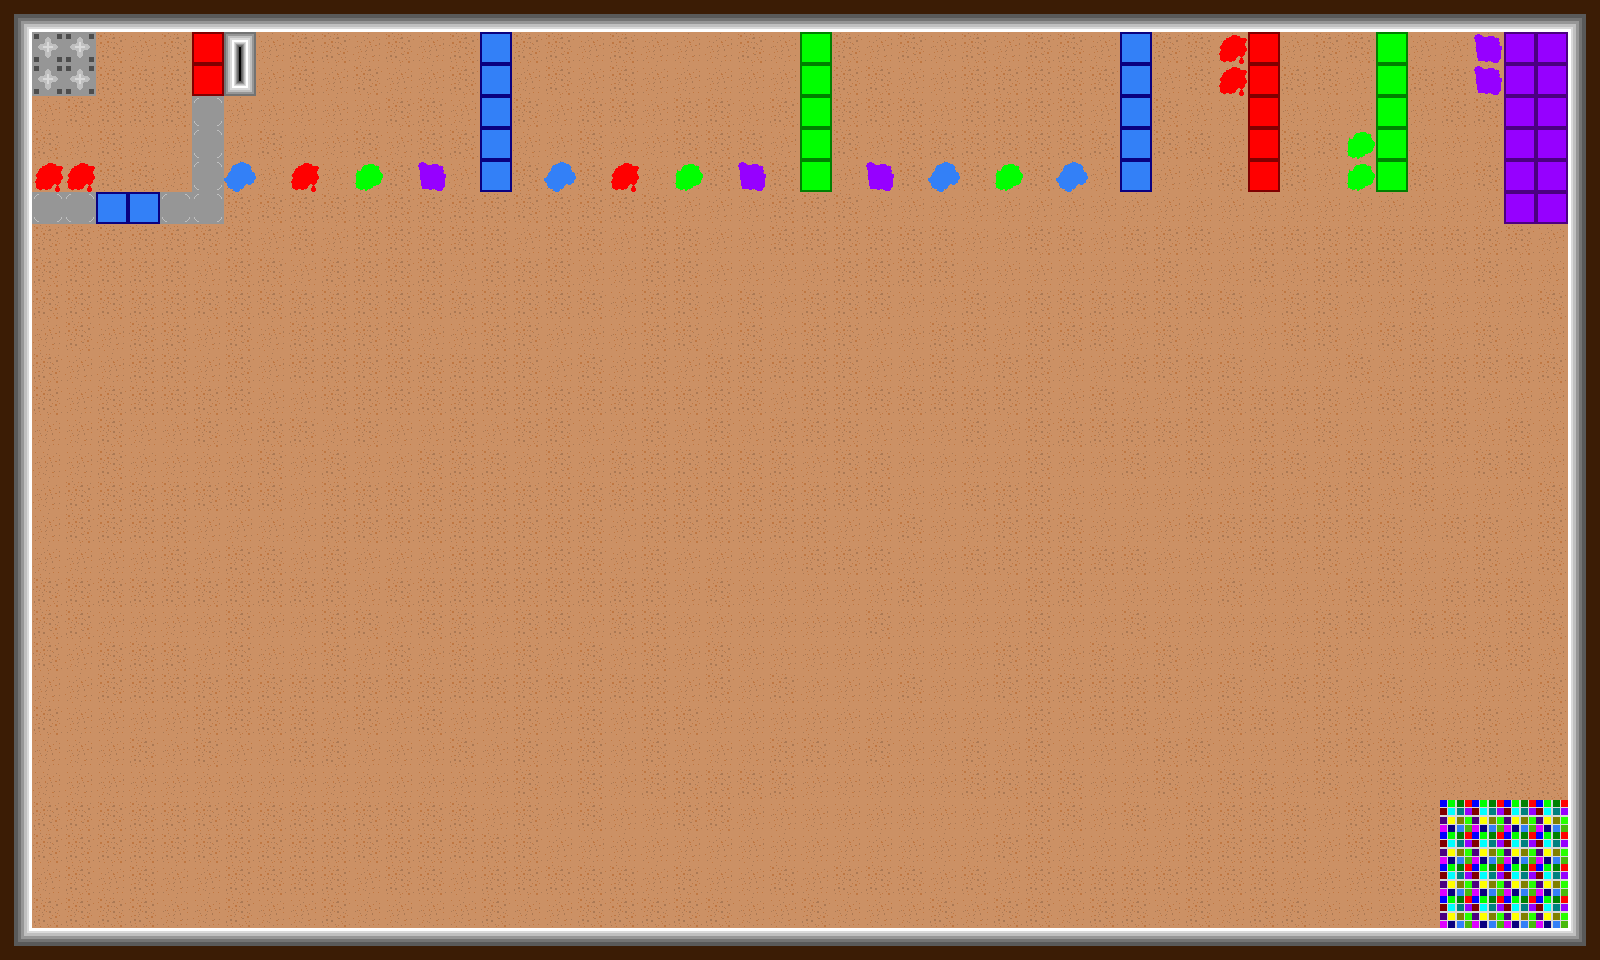

This is a level from a 2D game, rendered from its Tiled map with the project's own tilesets. A one-line summary and the map file follow, with tile-layer data summarised:
An orthogonal 50x30 tile map with 32x32 px tiles, 11 tile layers (Floor, Collisions, RedTiles, RedPuddle, ...), 9 tilesets.

<map version="1.5" tiledversion="1.7.2" orientation="orthogonal" renderorder="right-down" width="50" height="30" tilewidth="32" tileheight="32" infinite="0" nextlayerid="16" nextobjectid="33">
 <tileset firstgid="1" name="Tiles" tilewidth="64" tileheight="64" tilecount="1196" columns="46">
  <image source="../tiles.png" width="2944" height="1664" />
 </tileset>
 <tileset firstgid="1197" name="TilesTryTwo" tilewidth="128" tileheight="128" tilecount="299" columns="23">
  <image source="../tiles.png" width="2944" height="1664" />
  <tile id="135" probability="0.25" />
  <tile id="136" probability="0.25" />
  <tile id="137" probability="0.25" />
  <wangsets>
   <wangset name="d" type="corner" tile="-1">
    <wangcolor name="dirt" color="#ff0000" tile="-1" probability="1" />
    <wangcolor name="grass" color="#00ff00" tile="-1" probability="1" />
    <wangcolor name="sand" color="#0000ff" tile="-1" probability="1" />
    <wangcolor name="rock" color="#ff7700" tile="-1" probability="1" />
    <wangtile tileid="0" wangid="0,1,0,2,0,1,0,1" />
    <wangtile tileid="1" wangid="0,1,0,2,0,2,0,1" />
    <wangtile tileid="2" wangid="0,1,0,1,0,2,0,1" />
    <wangtile tileid="3" wangid="0,2,0,1,0,2,0,2" />
    <wangtile tileid="4" wangid="0,2,0,2,0,1,0,2" />
    <wangtile tileid="5" wangid="0,1,0,3,0,1,0,1" />
    <wangtile tileid="6" wangid="0,1,0,3,0,3,0,1" />
    <wangtile tileid="7" wangid="0,1,0,1,0,3,0,1" />
    <wangtile tileid="8" wangid="0,3,0,1,0,3,0,3" />
    <wangtile tileid="9" wangid="0,3,0,3,0,1,0,3" />
    <wangtile tileid="10" wangid="0,1,0,4,0,1,0,1" />
    <wangtile tileid="11" wangid="0,1,0,4,0,4,0,1" />
    <wangtile tileid="12" wangid="0,1,0,1,0,4,0,1" />
    <wangtile tileid="13" wangid="0,4,0,1,0,4,0,4" />
    <wangtile tileid="14" wangid="0,4,0,4,0,1,0,4" />
    <wangtile tileid="23" wangid="0,2,0,2,0,1,0,1" />
    <wangtile tileid="24" wangid="0,2,0,2,0,2,0,2" />
    <wangtile tileid="25" wangid="0,1,0,1,0,2,0,2" />
    <wangtile tileid="26" wangid="0,1,0,2,0,2,0,2" />
    <wangtile tileid="27" wangid="0,2,0,2,0,2,0,1" />
    <wangtile tileid="28" wangid="0,3,0,3,0,1,0,1" />
    <wangtile tileid="29" wangid="0,3,0,3,0,3,0,3" />
    <wangtile tileid="30" wangid="0,1,0,1,0,3,0,3" />
    <wangtile tileid="31" wangid="0,1,0,3,0,3,0,3" />
    <wangtile tileid="32" wangid="0,3,0,3,0,3,0,1" />
    <wangtile tileid="33" wangid="0,4,0,4,0,1,0,1" />
    <wangtile tileid="34" wangid="0,4,0,4,0,4,0,4" />
    <wangtile tileid="35" wangid="0,1,0,1,0,4,0,4" />
    <wangtile tileid="36" wangid="0,1,0,4,0,4,0,4" />
    <wangtile tileid="37" wangid="0,4,0,4,0,4,0,1" />
    <wangtile tileid="46" wangid="0,2,0,1,0,1,0,1" />
    <wangtile tileid="47" wangid="0,2,0,1,0,1,0,2" />
    <wangtile tileid="48" wangid="0,1,0,1,0,1,0,2" />
    <wangtile tileid="51" wangid="0,3,0,1,0,1,0,1" />
    <wangtile tileid="52" wangid="0,3,0,1,0,1,0,3" />
    <wangtile tileid="53" wangid="0,1,0,1,0,1,0,3" />
    <wangtile tileid="56" wangid="0,4,0,1,0,1,0,1" />
    <wangtile tileid="57" wangid="0,4,0,1,0,1,0,4" />
    <wangtile tileid="58" wangid="0,1,0,1,0,1,0,4" />
    <wangtile tileid="60" wangid="0,1,0,1,0,1,0,1" />
    <wangtile tileid="69" wangid="0,2,0,1,0,2,0,2" />
    <wangtile tileid="70" wangid="0,2,0,1,0,1,0,2" />
    <wangtile tileid="71" wangid="0,2,0,2,0,1,0,2" />
    <wangtile tileid="72" wangid="0,1,0,2,0,1,0,1" />
    <wangtile tileid="73" wangid="0,1,0,1,0,2,0,1" />
    <wangtile tileid="74" wangid="0,2,0,0,0,2,0,2" />
    <wangtile tileid="75" wangid="0,2,0,0,0,0,0,2" />
    <wangtile tileid="76" wangid="0,2,0,2,0,0,0,2" />
    <wangtile tileid="77" wangid="0,3,0,2,0,3,0,3" />
    <wangtile tileid="78" wangid="0,3,0,3,0,2,0,3" />
    <wangtile tileid="79" wangid="0,2,0,0,0,2,0,2" />
    <wangtile tileid="80" wangid="0,2,0,0,0,0,0,2" />
    <wangtile tileid="81" wangid="0,2,0,2,0,0,0,2" />
    <wangtile tileid="82" wangid="0,4,0,2,0,4,0,4" />
    <wangtile tileid="83" wangid="0,4,0,4,0,2,0,4" />
    <wangtile tileid="92" wangid="0,1,0,1,0,2,0,2" />
    <wangtile tileid="93" wangid="0,1,0,1,0,1,0,1" />
    <wangtile tileid="94" wangid="0,2,0,2,0,1,0,1" />
    <wangtile tileid="95" wangid="0,2,0,1,0,1,0,1" />
    <wangtile tileid="96" wangid="0,1,0,1,0,1,0,2" />
    <wangtile tileid="97" wangid="0,0,0,0,0,2,0,2" />
    <wangtile tileid="99" wangid="0,2,0,2,0,0,0,0" />
    <wangtile tileid="100" wangid="0,2,0,3,0,3,0,3" />
    <wangtile tileid="101" wangid="0,3,0,3,0,3,0,2" />
    <wangtile tileid="102" wangid="0,0,0,0,0,2,0,2" />
    <wangtile tileid="104" wangid="0,2,0,2,0,0,0,0" />
    <wangtile tileid="105" wangid="0,2,0,4,0,4,0,4" />
    <wangtile tileid="106" wangid="0,4,0,4,0,4,0,2" />
    <wangtile tileid="115" wangid="0,1,0,2,0,2,0,2" />
    <wangtile tileid="116" wangid="0,1,0,2,0,2,0,1" />
    <wangtile tileid="117" wangid="0,2,0,2,0,2,0,1" />
    <wangtile tileid="119" wangid="0,2,0,2,0,2,0,2" />
    <wangtile tileid="120" wangid="0,0,0,2,0,2,0,2" />
    <wangtile tileid="121" wangid="0,0,0,2,0,2,0,0" />
    <wangtile tileid="122" wangid="0,2,0,2,0,2,0,0" />
    <wangtile tileid="124" wangid="0,2,0,2,0,2,0,2" />
    <wangtile tileid="125" wangid="0,0,0,2,0,2,0,2" />
    <wangtile tileid="126" wangid="0,0,0,2,0,2,0,0" />
    <wangtile tileid="127" wangid="0,2,0,2,0,2,0,0" />
    <wangtile tileid="129" wangid="0,2,0,2,0,2,0,2" />
    <wangtile tileid="138" wangid="0,3,0,2,0,3,0,3" />
    <wangtile tileid="139" wangid="0,3,0,2,0,2,0,3" />
    <wangtile tileid="140" wangid="0,3,0,3,0,2,0,3" />
    <wangtile tileid="141" wangid="0,2,0,3,0,2,0,2" />
    <wangtile tileid="142" wangid="0,2,0,2,0,3,0,2" />
    <wangtile tileid="143" wangid="0,3,0,1,0,3,0,3" />
    <wangtile tileid="144" wangid="0,3,0,1,0,1,0,3" />
    <wangtile tileid="145" wangid="0,3,0,3,0,1,0,3" />
    <wangtile tileid="146" wangid="0,1,0,0,0,1,0,1" />
    <wangtile tileid="147" wangid="0,1,0,1,0,0,0,1" />
    <wangtile tileid="148" wangid="0,3,0,4,0,3,0,3" />
    <wangtile tileid="149" wangid="0,3,0,4,0,4,0,3" />
    <wangtile tileid="150" wangid="0,3,0,3,0,4,0,3" />
    <wangtile tileid="151" wangid="0,4,0,3,0,4,0,4" />
    <wangtile tileid="152" wangid="0,4,0,4,0,3,0,4" />
    <wangtile tileid="161" wangid="0,2,0,2,0,3,0,3" />
    <wangtile tileid="162" wangid="0,2,0,2,0,2,0,2" />
    <wangtile tileid="163" wangid="0,3,0,3,0,2,0,2" />
    <wangtile tileid="164" wangid="0,3,0,2,0,2,0,2" />
    <wangtile tileid="165" wangid="0,2,0,2,0,2,0,3" />
    <wangtile tileid="166" wangid="0,1,0,1,0,3,0,3" />
    <wangtile tileid="167" wangid="0,1,0,1,0,1,0,1" />
    <wangtile tileid="168" wangid="0,3,0,3,0,1,0,1" />
    <wangtile tileid="169" wangid="0,0,0,1,0,1,0,1" />
    <wangtile tileid="170" wangid="0,1,0,1,0,1,0,0" />
    <wangtile tileid="171" wangid="0,4,0,4,0,3,0,3" />
    <wangtile tileid="172" wangid="0,4,0,4,0,4,0,4" />
    <wangtile tileid="173" wangid="0,3,0,3,0,4,0,4" />
    <wangtile tileid="174" wangid="0,3,0,4,0,4,0,4" />
    <wangtile tileid="175" wangid="0,4,0,4,0,4,0,3" />
    <wangtile tileid="184" wangid="0,2,0,3,0,3,0,3" />
    <wangtile tileid="185" wangid="0,2,0,3,0,3,0,2" />
    <wangtile tileid="186" wangid="0,3,0,3,0,3,0,2" />
    <wangtile tileid="188" wangid="0,3,0,3,0,3,0,3" />
    <wangtile tileid="189" wangid="0,1,0,3,0,3,0,3" />
    <wangtile tileid="190" wangid="0,1,0,3,0,3,0,1" />
    <wangtile tileid="191" wangid="0,3,0,3,0,3,0,1" />
    <wangtile tileid="193" wangid="0,3,0,3,0,3,0,3" />
    <wangtile tileid="194" wangid="0,4,0,3,0,3,0,3" />
    <wangtile tileid="195" wangid="0,4,0,3,0,3,0,4" />
    <wangtile tileid="196" wangid="0,3,0,3,0,3,0,4" />
    <wangtile tileid="198" wangid="0,3,0,3,0,3,0,3" />
    <wangtile tileid="207" wangid="0,4,0,2,0,4,0,4" />
    <wangtile tileid="208" wangid="0,4,0,2,0,2,0,4" />
    <wangtile tileid="209" wangid="0,4,0,4,0,2,0,4" />
    <wangtile tileid="210" wangid="0,2,0,4,0,2,0,2" />
    <wangtile tileid="211" wangid="0,2,0,2,0,4,0,2" />
    <wangtile tileid="212" wangid="0,4,0,1,0,4,0,4" />
    <wangtile tileid="213" wangid="0,4,0,1,0,1,0,4" />
    <wangtile tileid="214" wangid="0,4,0,4,0,1,0,4" />
    <wangtile tileid="215" wangid="0,1,0,4,0,1,0,1" />
    <wangtile tileid="216" wangid="0,1,0,1,0,4,0,1" />
    <wangtile tileid="217" wangid="0,4,0,3,0,4,0,4" />
    <wangtile tileid="218" wangid="0,4,0,3,0,3,0,4" />
    <wangtile tileid="219" wangid="0,4,0,4,0,3,0,4" />
    <wangtile tileid="220" wangid="0,3,0,4,0,3,0,3" />
    <wangtile tileid="221" wangid="0,3,0,3,0,4,0,3" />
    <wangtile tileid="230" wangid="0,2,0,2,0,4,0,4" />
    <wangtile tileid="231" wangid="0,2,0,2,0,2,0,2" />
    <wangtile tileid="232" wangid="0,4,0,4,0,2,0,2" />
    <wangtile tileid="233" wangid="0,4,0,2,0,2,0,2" />
    <wangtile tileid="234" wangid="0,2,0,2,0,2,0,4" />
    <wangtile tileid="235" wangid="0,1,0,1,0,4,0,4" />
    <wangtile tileid="236" wangid="0,1,0,1,0,1,0,1" />
    <wangtile tileid="237" wangid="0,4,0,4,0,1,0,1" />
    <wangtile tileid="238" wangid="0,4,0,1,0,1,0,1" />
    <wangtile tileid="239" wangid="0,1,0,1,0,1,0,4" />
    <wangtile tileid="240" wangid="0,3,0,3,0,4,0,4" />
    <wangtile tileid="241" wangid="0,3,0,3,0,3,0,3" />
    <wangtile tileid="242" wangid="0,4,0,4,0,3,0,3" />
    <wangtile tileid="243" wangid="0,4,0,3,0,3,0,3" />
    <wangtile tileid="244" wangid="0,3,0,3,0,3,0,4" />
    <wangtile tileid="253" wangid="0,2,0,4,0,4,0,4" />
    <wangtile tileid="254" wangid="0,2,0,4,0,4,0,2" />
    <wangtile tileid="255" wangid="0,4,0,4,0,4,0,2" />
    <wangtile tileid="257" wangid="0,4,0,4,0,4,0,4" />
    <wangtile tileid="258" wangid="0,1,0,4,0,4,0,4" />
    <wangtile tileid="259" wangid="0,1,0,4,0,4,0,1" />
    <wangtile tileid="260" wangid="0,4,0,4,0,4,0,1" />
    <wangtile tileid="262" wangid="0,4,0,4,0,4,0,4" />
    <wangtile tileid="263" wangid="0,3,0,4,0,4,0,4" />
    <wangtile tileid="264" wangid="0,3,0,4,0,4,0,3" />
    <wangtile tileid="265" wangid="0,4,0,4,0,4,0,3" />
    <wangtile tileid="267" wangid="0,4,0,4,0,4,0,4" />
   </wangset>
   <wangset name="test" type="mixed" tile="-1">
    <wangcolor name="" color="#ff0000" tile="-1" probability="1" />
    <wangcolor name="" color="#00ff00" tile="-1" probability="1" />
   </wangset>
  </wangsets>
 </tileset>
 <tileset firstgid="1496" source="Objects.tsx" />
 <tileset firstgid="1504" source="terrain_edges.tsx" />
 <tileset firstgid="1524" source="Tile_corner.tsx" />
 <tileset firstgid="1588" source="TinyTiles.tsx" />
 <tileset firstgid="2612" source="../Tilesets/collor changers (1).tsx" />
 <tileset firstgid="2624" source="Tileset1.0.tsx" />
 <tileset firstgid="2660" source="collor changers (2).tsx" />
 <layer id="5" name="Floor" width="50" height="30">
  <data>[1500 cells, 1500 non-empty, 7 distinct tile ids]</data>
 </layer>
 <layer id="6" name="Collisions" width="50" height="30">
  <data>[1500 cells, 433 non-empty, 11 distinct tile ids]</data>
 </layer>
 <layer id="11" name="RedTiles" width="50" height="30">
  <data>[1500 cells, 2 non-empty, 1 distinct tile ids]</data>
 </layer>
 <layer id="13" name="RedPuddle" width="50" height="30">
  <data>[1500 cells, 7 non-empty, 3 distinct tile ids]</data>
 </layer>
 <layer id="12" name="PurpleTiles" width="50" height="30">
  <data>[1500 cells, 20 non-empty, 3 distinct tile ids]</data>
 </layer>
 <layer id="14" name="PurplePuddle" width="50" height="30">
  <data>[1500 cells, 1 non-empty, 1 distinct tile ids]</data>
 </layer>
 <layer id="9" name="GreenTiles" width="50" height="30">
  <data>[1500 cells, 7 non-empty, 2 distinct tile ids]</data>
 </layer>
 <layer id="10" name="GreenPuddle" width="50" height="30">
  <data>[1500 cells, 5 non-empty, 4 distinct tile ids]</data>
 </layer>
 <layer id="7" name="BlueTiles" width="50" height="30">
  <data>[1500 cells, 14 non-empty, 2 distinct tile ids]</data>
 </layer>
 <layer id="8" name="BluePuddle" width="50" height="30">
  <data>[1500 cells, 5 non-empty, 3 distinct tile ids]</data>
 </layer>
 <layer id="15" name="WinTiles" width="50" height="30">
  <data>[1500 cells, 18 non-empty, 2 distinct tile ids]</data>
 </layer>
 <objectgroup id="3" name="Object Layer 1" />
</map>
